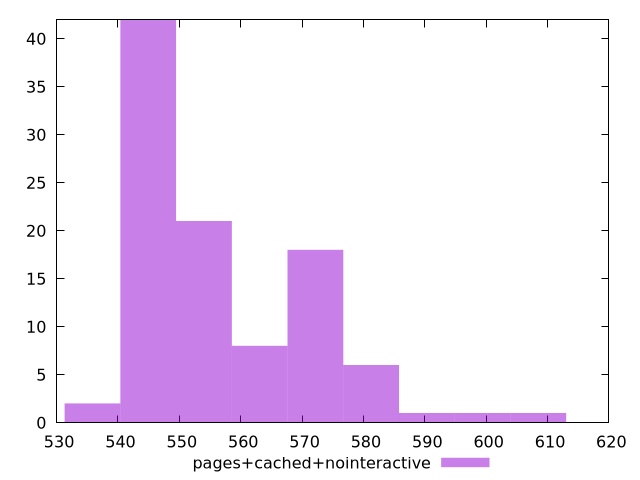

Reproduce this figure in gnuplot.
$_pagesCachedNointeractive <<EOF
581.2559423419849 6
544.9274459456109 42
599.4201905401719 1
563.0916941437979 8
572.1738182428913 18
608.5023146392655 1
554.0095700447043 21
590.3380664410785 1
535.8453218465173 2
EOF
set key outside below
set terminal pngcairo
set output "report_00004_2020-11-02T20-21-41.718Z/bootup-time/pages+cached+nointeractive//raw_hist.png"
set yrange [0:42]
set boxwidth 9.082124099093514
set style fill transparent solid 0.5 noborder
plot $_pagesCachedNointeractive title "pages+cached+nointeractive" with boxes ,
